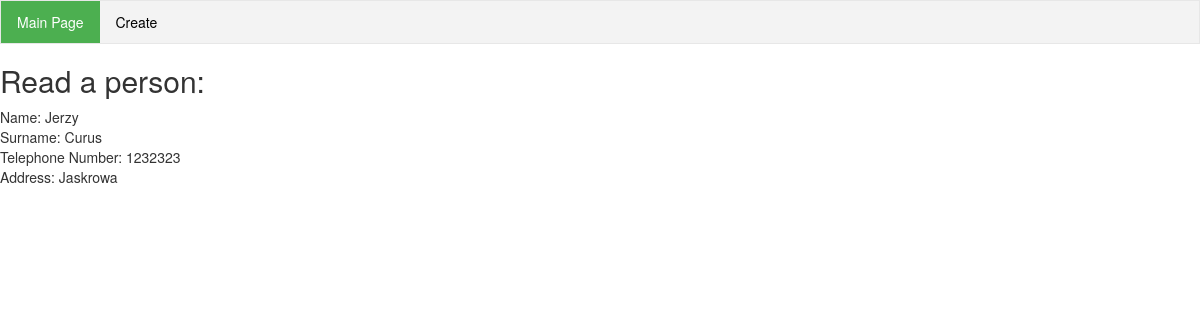
Screenshot of /read.php?id=2 with the database file from the repository.
### tables this page shows
CREATE TABLE `person` (
  `id` int(11) NOT NULL,
  `Name` varchar(100) NOT NULL,
  `Surname` varchar(100) NOT NULL,
  `Telephone_Number` varchar(9) NOT NULL,
  `Address` varchar(100) NOT NULL
);

### read.php (the view, shortened to what this page needs)
<?php
	$id = null;
    if ( !empty($_GET['id'])) {
        $id = $_REQUEST['id'];
    }
    if ( null==$id ) {
        header("Location: index.php");
    } else {
        $conn  = Database::connect();
        $conn ->setAttribute(PDO::ATTR_ERRMODE, PDO::ERRMODE_EXCEPTION);
        $sql = "SELECT * FROM person where id = ?";
        $q = $conn->prepare($sql);
        $q->execute(array($id));
        $data = $q->fetch(PDO::FETCH_ASSOC);
    }
?>
<!DOCTYPE html>
<html lang="en">
<head>
	<link rel="stylesheet" type="text/css" href="style.css">
	<link rel="stylesheet" href="http://maxcdn.bootstrapcdn.com/bootstrap/3.3.6/css/bootstrap.min.css">
</head>
<body>
<ul>
  <li><a class="active" href="index.php">Main Page</a></li>
  <li><a href="create.php">Create</a></li>
</ul>
<h2> Read a person: </h2>
<div>
Name: <?php echo $data['Name'];?>
</div>
<div>
Surname: <?php echo $data['Surname'];?>
</div>
<div>
Telephone Number: <?php echo $data['Telephone_Number'];?>
</div>
<div>
Address: <?php echo $data['Address'];?>
</div>
</body>
</html>

### style.css (style rules this page uses)
ul { list-style-type: none; margin: 0; padding: 0; overflow: hidden; border: 1px solid #e7e7e7; background-color: #f3f3f3; }
li { float: left; }
li a { display: block; color: black; text-align: center; padding: 11px 16px; text-decoration: none; }
li a.active { color: white; background-color: #4CAF50; }

### rows the page displays
person: Name "Jerzy", Surname "Curus", Telephone_Number "1232323", Address "Jaskrowa"
